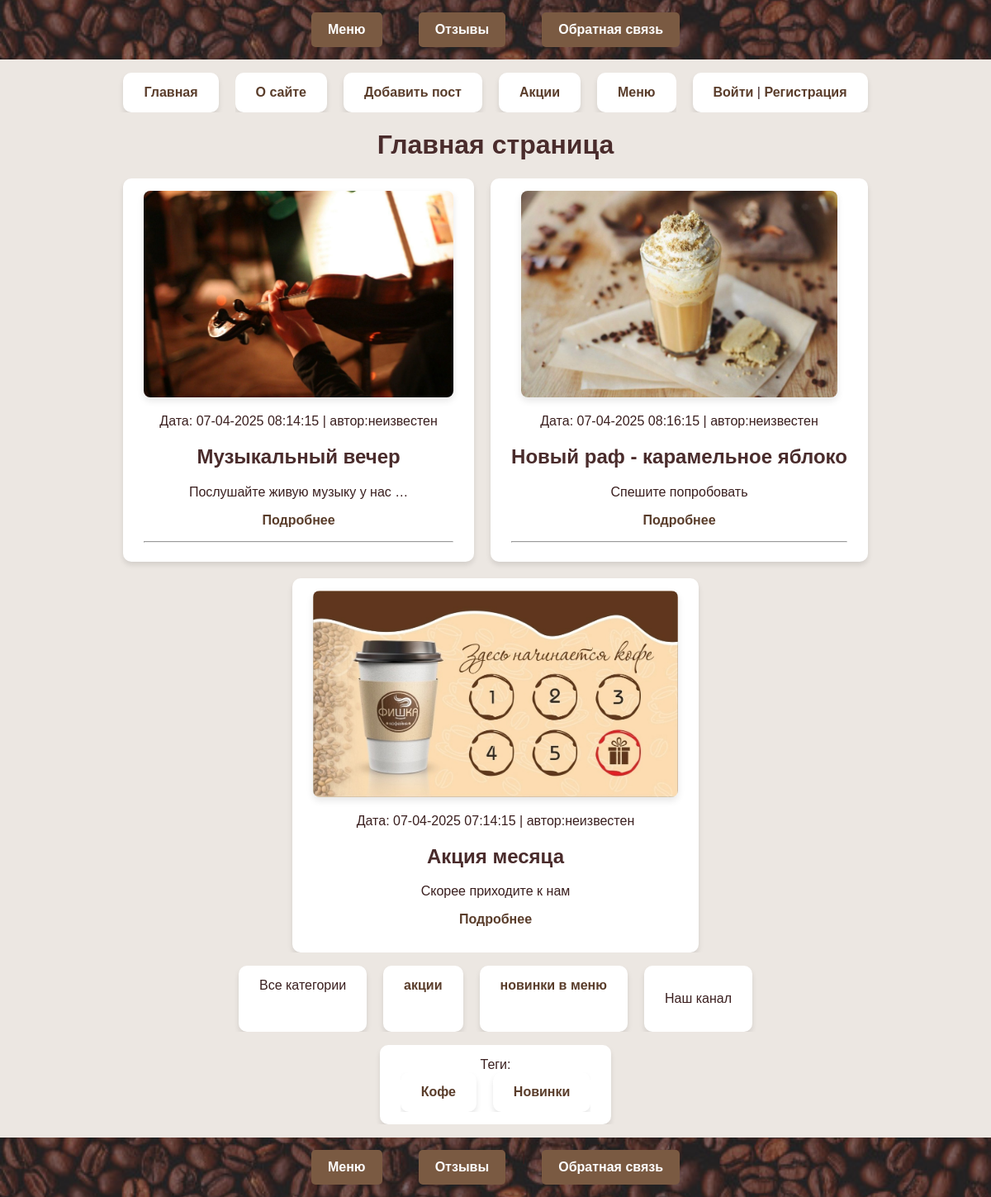
The app's page /, older data.
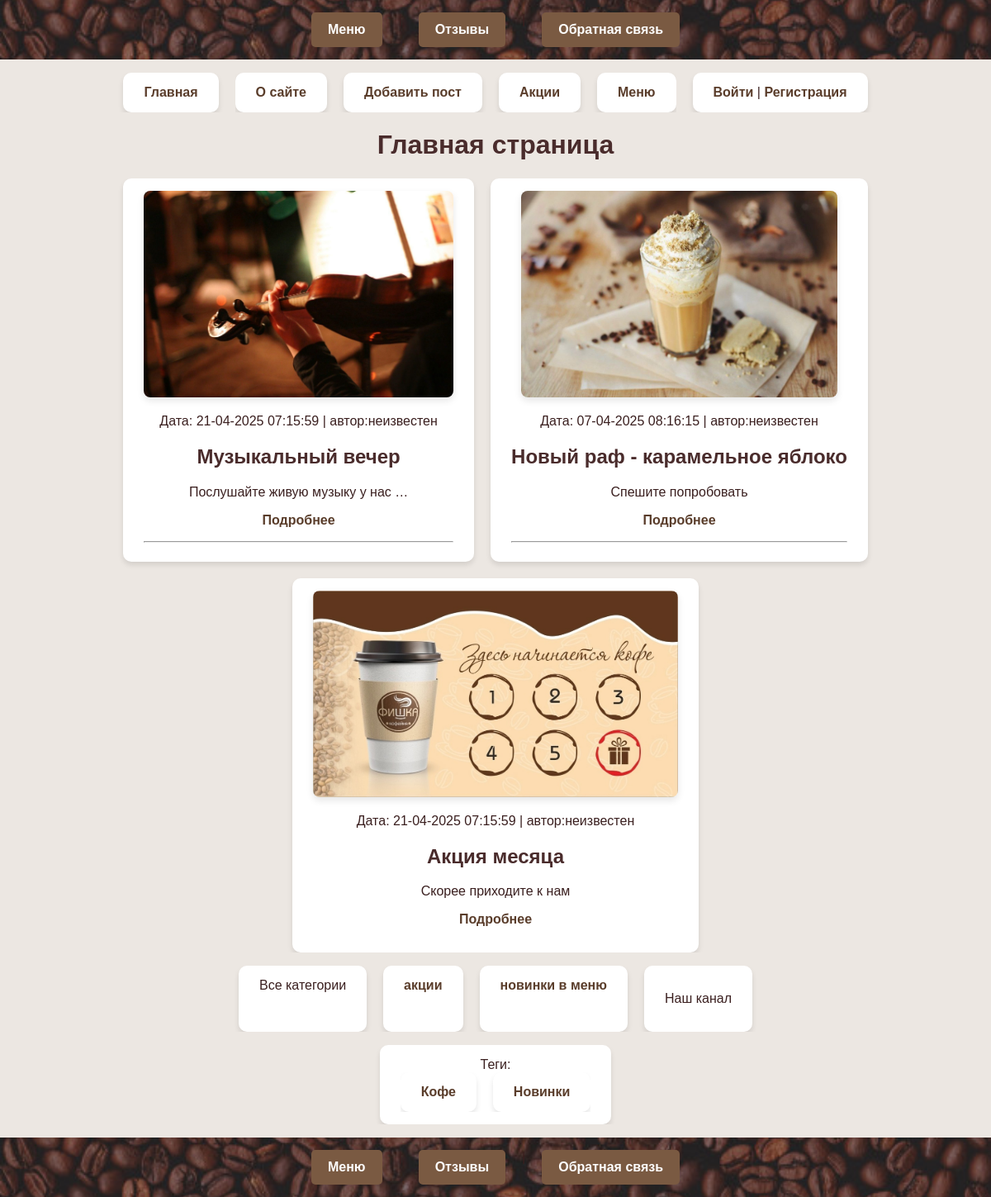
The same page, newer data.
### menu/models.py (models this page shows, shortened)
class Menu(models.Model):
    class Status(models.IntegerChoices):
        DRAFT = 0, 'Черновик'
        PUBLISHED = 1, 'Опубликовано'
    title = models.CharField(max_length=255 ,verbose_name="Заголовок")
    slug = models.SlugField(max_length=255,
                            db_index=True, unique=True, validators=[MinLengthValidator(5),MaxLengthValidator(100),])
    content = models.TextField(blank=True ,verbose_name="Текст поста")
    time_create = models.DateTimeField(auto_now_add=True ,verbose_name="Время создания")
    time_update = models.DateTimeField(auto_now=True ,verbose_name="Время изменения")
    is_published = models.BooleanField(choices=tuple(map(lambda x:  (bool(x[0]), x[1]), Status.choices)),
                        default=Status.DRAFT, verbose_name="Статус")
    cat = models.ForeignKey('Category' ,on_delete=models.CASCADE, related_name='posts' ,verbose_name="Категория")
    tags = models.ManyToManyField('TagPost', blank=True, related_name='tags' ,verbose_name="Теги")
    days_count = models.PositiveIntegerField(blank=True ,default=0)
    objects = models.Manager()
    published = PublishedManager()
    photo = models.ImageField(upload_to="photos/%Y/%m/%d/",
                              default=None, blank=True, null=True,
                              verbose_name="Фото")
    author = models.ForeignKey(get_user_model(),
                               on_delete=models.SET_NULL, related_name='posts',
                               null=True, default=None)
    class Meta:
        verbose_name = 'Новости кофейни'
        verbose_name_plural = 'Новости кофейни'
        ordering = ['-time_create']
        indexes = [models.Index(fields=['-time_create'])]
    def get_absolute_url(self):
        return reverse('post', kwargs={'post_slug': self.slug})

class MenuGalleryCover(models.Model):
    menu = models.OneToOneField(Menu ,on_delete=models.SET_NULL, null=True, blank=True, related_name='cover')
    image = models.ImageField(upload_to='menu/news_covers/')
    caption = models.CharField(max_length=255, blank=True)

### menu/views.py (the view)
# urls.py: path('', views.MenuHome.as_view(), name = 'home'),
class MenuHome(DataMixin, ListView):
    def get_queryset(self):
        return Menu.published.all().select_related('cat')
    template_name = 'menu/index.html'
    context_object_name = 'posts'
    def get_context_data(self, *, object_list=None,**kwargs):
        return self.get_mixin_context(super().get_context_data(**kwargs), title='Главная страница', cat_selected=0, )

### menu/models.py (called while the page is built)
    def get_queryset(self):
        return super().get_queryset().filter(is_published=Menu.Status.PUBLISHED)

    def get_absolute_url(self):
        return reverse('tag', kwargs={'tag_slug':
                                          self.slug})

        def get_absolute_url(self):
            return reverse('category', kwargs={'cat_slug': self.slug})

### menu/templatetags/catalog_tags.py (called while the page is built)
@register.inclusion_tag('menu/includes/menu_categoryes.html')
def show_categories(cat_selected_id=0):
    cats = Category.objects.annotate(total=Count("posts")).filter(total__gt=0)
    return {"cats": cats, "cat_selected":
        cat_selected_id}

### menu/templatetags/menu_tags.py (called while the page is built)
@register.simple_tag()
def get_categories():
    return Category.objects.all()

@register.inclusion_tag('menu/list_tags.html')
def show_all_tags():
    return {"tags":TagPost.objects.annotate(total=Count("tags")).filter(total__gt=0)}

### menu/utils.py (called while the page is built)
    def get_mixin_context(self, context, **kwargs):
        if self.title_page:
            context['title'] = self.title_page
        context['menu1'] = menu1
        context['cat_selected'] = None
        context.update(kwargs)
        return context

### users/context_processors.py (called while the page is built)
def get_menu_context(request):
 return {'mainmenu': menu1}

### menu/templates/menu/index.html (shortened to what this page needs)
{% extends 'base.html' %}
{% block content %}
{% load menu_tags %}
{% load catalog_tags %}
{% get_categories as categories %}
<h1>{{ title }}</h1>
<ul class="news-list">
    {% for p in posts %}
    <li class="news-item">
        {% if p.cover and p.cover.image %}
        <div class="news-cover">
            <a href="{{ p.get_absolute_url }}">
                <img src="{{ p.cover.image.url }}" alt="{{ p.cover.caption }}" class="cover-preview">
            </a>
        </div>
        {% endif %}
        <div class="article-panel">
            <p class="last">Дата: {{ p.time_update|date:"d-m-Y H:i:s" }} | автор:{{p.author.username|default:"неизвестен"}}</p>
        </div>
        <h2>{{ p.title }}</h2>
        <p>
            {% autoescape off %}
                {{ p.content|linebreaks|truncatewords:5 }}
            {% endautoescape %}
        </p>
        <p class="link-readpost"><a href="{{ p.get_absolute_url }}">Подробнее</a></p>
        {% if not forloop.last %}
        <hr>
        {% endif %}
    </li>
    {% endfor %}
</ul>
<td valign="top" class="left-chapters">
    <ul id="leftchapters">
        {% if cat_selected == 0 or cat_selected is None %}
        <li class="selected">Все категории</li>
        {% else %}
        <li><a href="{% url 'home' %}">Все категории</a></li>
        {% endif %}
        {% show_categories cat_selected %}
        <li class="share">
            <p>Наш канал</p>
        </li>
    </ul>
    <ul>
        <li>{% show_all_tags %}</li>
    </ul>
</td>
{% endblock %}

Row changes from the older to the newer data that the page shows:
changed Menu "Музыкальный вечер": time_update "07-04-2025 08:14:15" → "21-04-2025 07:15:59"
changed Menu "Акция месяца": time_update "07-04-2025 07:14:15" → "21-04-2025 07:15:59"
